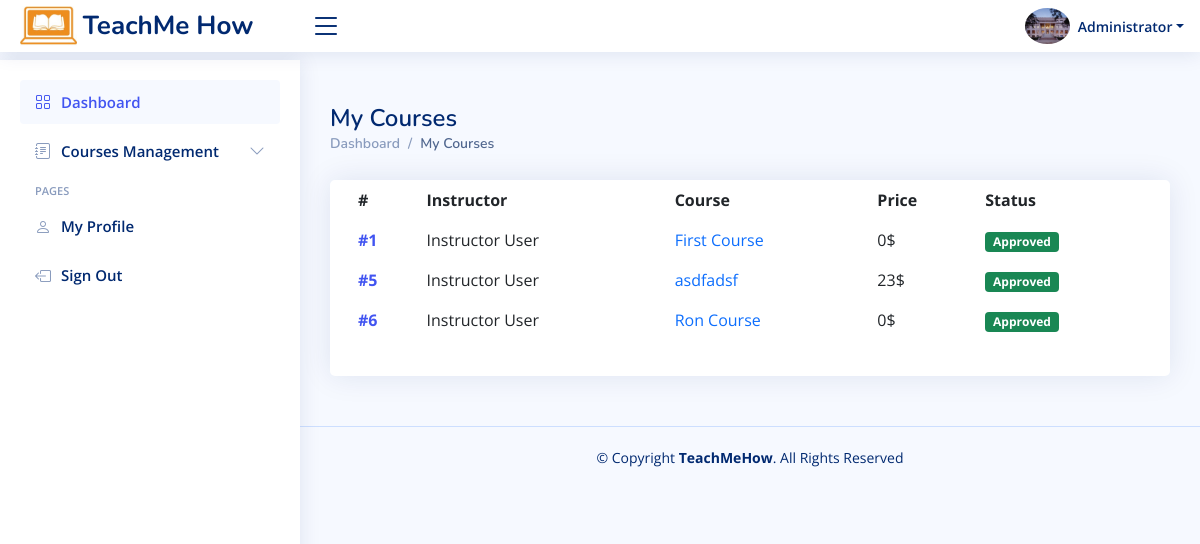
Page /student-my-courses.php (signed in) on the earlier database version.
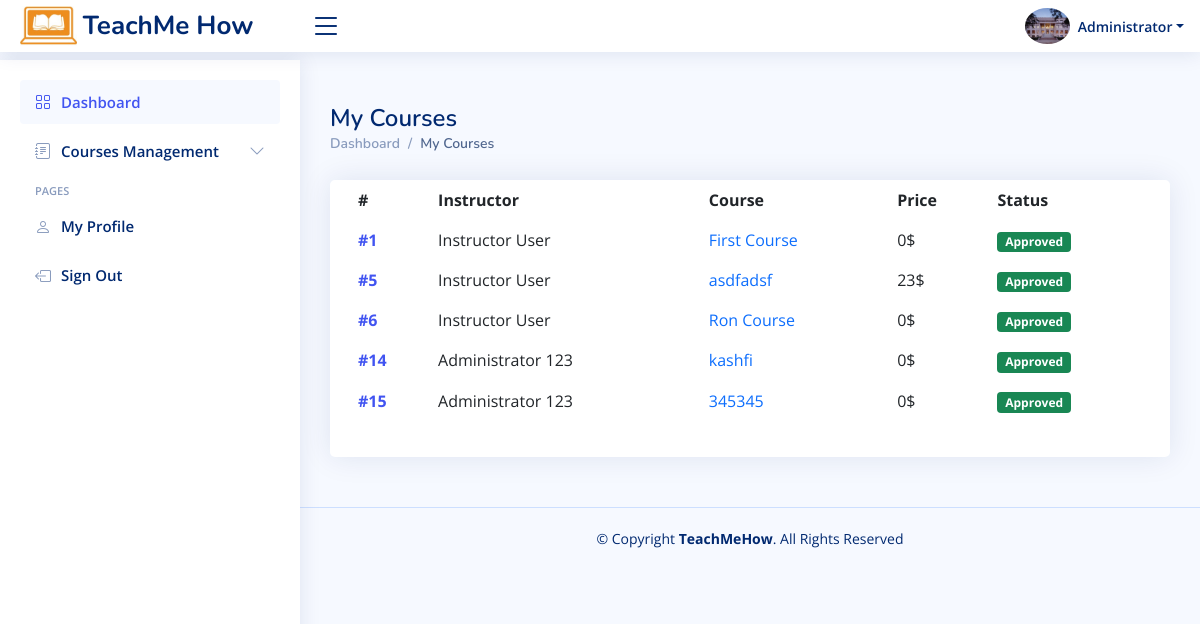
Same page on the later database version.
### tables this page shows
CREATE TABLE `courses` (
  `id` int(10) NOT NULL,
  `instructor_id` int(10) NOT NULL,
  `title` varchar(200) NOT NULL,
  `thumbnail` varchar(100) NOT NULL DEFAULT 'default.jpg',
  `access` enum('Free','Registration','Paid','Password') NOT NULL,
  `description` varchar(1000) NOT NULL,
  `draft` tinyint(1) NOT NULL DEFAULT 0,
  `courseID` int(11) NOT NULL,
  `timeLimitType` enum('Without Time Limit','Days','Months','Years') DEFAULT NULL,
  `timeLimitValue` int(5) DEFAULT NULL,
  `registration_required_email` tinyint(1) DEFAULT NULL,
  `registration_required_phone` tinyint(1) DEFAULT NULL,
  `registration_required_address` tinyint(1) DEFAULT NULL,
  `registration_required_tos` tinyint(1) DEFAULT NULL,
  `price` int(5) DEFAULT NULL,
  `paypal_email` varchar(50) DEFAULT NULL,
  `instructor_name` varchar(50) NOT NULL,
  `back_clr` varchar(10) NOT NULL DEFAULT '#ffffff',
  `front_clr` varchar(10) NOT NULL DEFAULT '#000000',
  `page_background_type` enum('image','color') NOT NULL DEFAULT 'color',
  `page_background_image` varchar(100) DEFAULT NULL,
  `page_background_color` varchar(100) DEFAULT '#000000',
  `txtLessonBackground` varchar(10) DEFAULT NULL,
  `courseTitleBg` varchar(10) NOT NULL DEFAULT '#ffffff',
  `courseTitleFg` varchar(10) NOT NULL DEFAULT '#000',
  `signBgColor` varchar(10) NOT NULL DEFAULT '#ffffff',
  `signFgColor` varchar(10) NOT NULL DEFAULT '#000',
  `bottomLogo` varchar(100) NOT NULL DEFAULT 'default.png',
  `is_deleted` tinyint(1) NOT NULL DEFAULT 0,
  `coursePassword` varchar(100) DEFAULT NULL
);

### student-my-courses.php (the view, shortened to what this page needs)
<?php
    require_once "includes/app.php";
    $path = ROOT_DIR;
?>
<!DOCTYPE html>
<html lang="en">
<head>
    <?php
        require "includes/head.inc.php";
    ?>
</head>
<body>
    <?=require_once "includes/header.inc.php";?>
<?php
      require_once "includes/studentSideBar.inc.php";
  ?>
  <main id="main" class="main">
      <div class="pagetitle d-flex justify-content-between">
          <div>
              <h1>My Courses</h1>
              <nav>
                  <ol class="breadcrumb">
                      <li class="breadcrumb-item"><a href="<?=$path?>instructorDashboard.php">Dashboard</a></li>
                      <li class="breadcrumb-item active">My Courses</li>
                  </ol>
              </nav>
          </div>
      </div>
      <section class="section">
          <div class="row">
              <div class="col-lg-12">
                  <div class="card">
                      <div class="card-body">
                          <table class="table table-borderless datatable">
                              <thead>
                              <tr>
                                  <th scope="col">#</th>
                                  <th scope="col">Instructor</th>
                                  <th scope="col">Course</th>
                                  <th scope="col">Price</th>
                                  <th scope="col">Status</th>
                              </tr>
                              </thead>
                              <tbody>
                              <?php
                              $s = "SELECT * FROM courses WHERE draft=0";
                              $res = mysqli_query($con, $s);
                              while($row = mysqli_fetch_array($res)){
                                  $instructorID = $row["instructor_id"];
                                  $s = "SELECT concat(firstname,' ',lastname) as fullName FROM users WHERE id=$instructorID";
                                  $res1 = mysqli_query($con, $s);
                                  $row1 = mysqli_fetch_array($res1);
                                  ?>
                                  <tr>
                                      <th scope="row"><a href="#">#<?=$row["id"]?></a></th>
                                      <td><?=$row1["fullName"]?></td>
                                      <td><a target="_blank" href="course-<?=$row["courseID"]?>" class="text-primary"><?=$row["title"]?></a></td>
                                      <td><?=$row["price"]?>$</td>
                                      <td><span class="badge bg-success">Approved</span></td>
                                  </tr>
                                  <?php
                              }
                              ?>
                              </tbody>
                          </table>
                      </div>
                  </div>
              </div>
          </div>
      </section>
  </main>
  <?=require_once "includes/footer.inc.php";?>
</body>
</html>

Differences in the rows shown:
added courses: id "14", fullName "Administrator 123", title "kashfi", price "0"
added courses: id "15", fullName "Administrator 123", title "345345", price "0"
